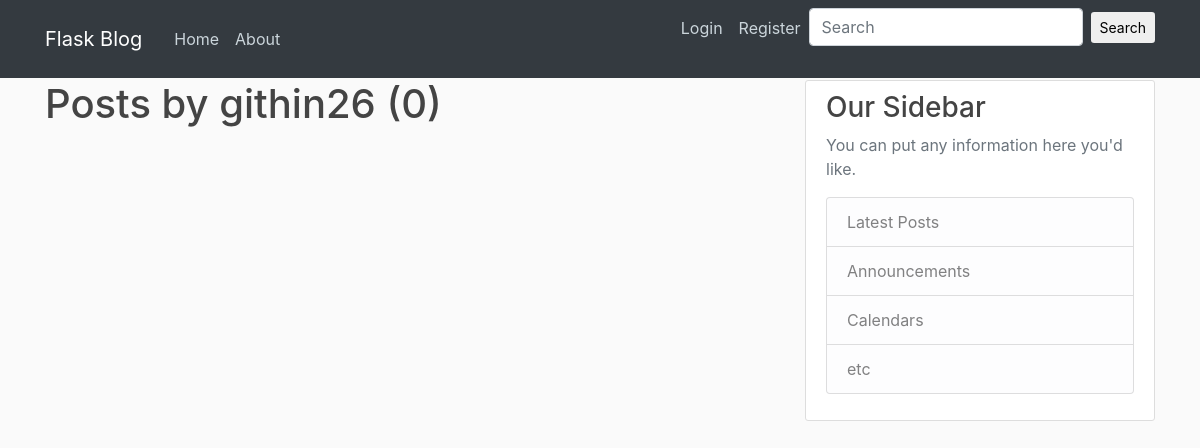
/user/githin26, run on an earlier commit of the app's database.
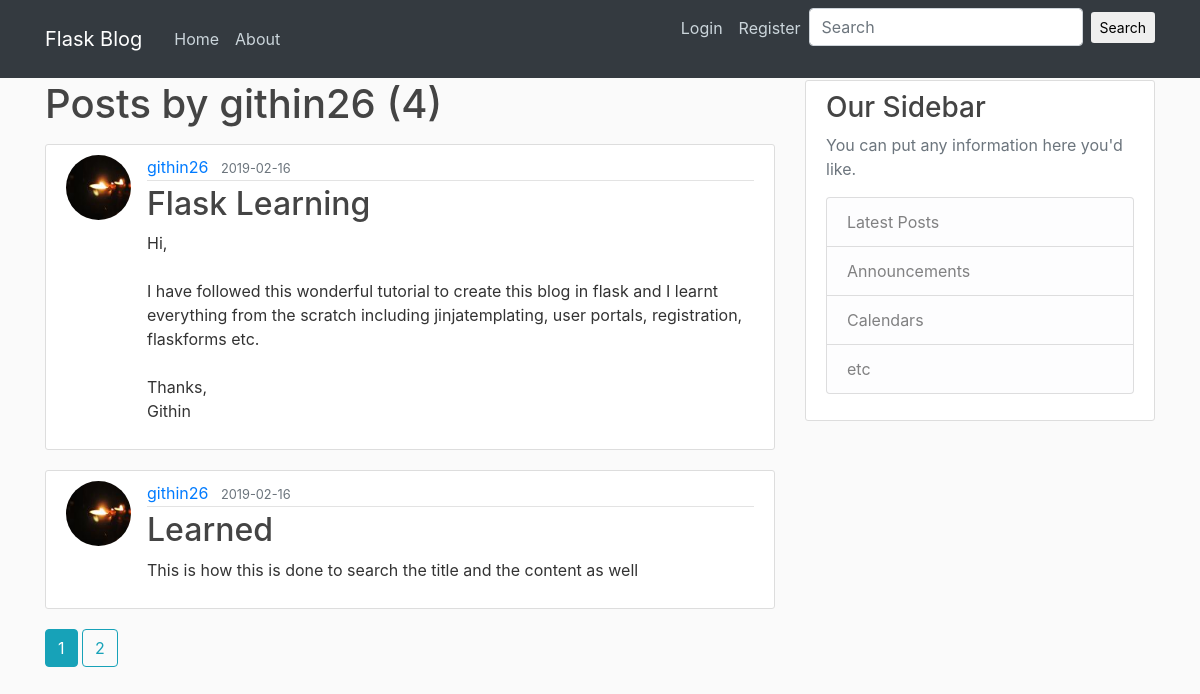
And on a later commit of the database.
### flaskblog/models.py (models this page shows, shortened)
class Post(db.Model):
    id = db.Column(db.Integer, primary_key=True)
    title = db.Column(db.String(100), nullable=False)
    date_posted = db.Column(db.DateTime, nullable=False, default=datetime.utcnow)
    content = db.Column(db.Text, nullable=False)
    user_id = db.Column(db.Integer, db.ForeignKey('user.id'), nullable=False)

class User(db.Model,UserMixin):
    id = db.Column(db.Integer, primary_key=True)
    username = db.Column(db.String(20), unique=True, nullable=False)
    email = db.Column(db.String(120), unique=True, nullable=False)
    image_file = db.Column(db.String(20), nullable=False, default='default.jpg')
    password = db.Column(db.String(60), nullable=False)
    posts = db.relationship('Post', backref='author', lazy=True)

### flaskblog/routes.py (the view)
@app.route('/user/<string:username>')
def user_posts(username):
    page = request.args.get('page',1,type=int)
    user = User.query.filter_by(username=username).first_or_404()
    posts = Post.query.filter_by(author=user)\
        .order_by(Post.date_posted.desc())\
        .paginate(page=page, per_page=2)
    return render_template('user_posts.html',posts=posts,user=user)

### flaskblog/templates/user_posts.html
{% extends "layout.html" %}
{% block content %}
    <h1 class="mb-3">Posts by {{user.username}} ({{posts.total}})</h1>
    {% for post in posts.items %}
        <article class="media content-section">
            <img class="rounded-circle article-img" src="{{ url_for('static',filename='profile_pics/' + post.author.image_file)}}">
          <div class="media-body">
            <div class="article-metadata">
              <a class="mr-2" href="{{url_for('user_posts',username=post.author.username)}}">{{ post.author.username }}</a>
              <small class="text-muted">{{ post.date_posted.strftime('%Y-%m-%d')}}</small>
            </div>
            <h2><a class="article-title" href="{{ url_for('post',post_id=post.id)}}">{{ post.title }}</a></h2>
            <p class="article-content">{{ post.content }}</p>
          </div>
        </article>
    {% endfor %}
    {% for page_num in posts.iter_pages(left_current=1,right_current=2,left_edge=1,right_edge=1) %}
        {% if page_num %}
            {% if posts.page == page_num %}
                <a class="btn btn-info mb-4" href="{{url_for('user_posts',username=user.username,page=page_num)}}">{{page_num}}</a>
            {% else %}
                <a class="btn btn-outline-info mb-4" href="{{url_for('user_posts',username=user.username,page=page_num)}}">{{page_num}}</a>
            {% endif %}
        {% else %}
            ...
        {% endif %}
    {% endfor %}
{% endblock content %}

What changed in the data, as far as the page shows it:
added Post: image_file (picture), author.username "githin26", date_posted "2019-02-16", title "Flask Learning", content "Hi, I have followed this wonderful tutorial to create this blog in flask and I learnt everything from the scratch including jinjatemplating, user portals, registration, flaskforms etc. Thanks, Githin"
added Post: image_file (picture), author.username "githin26", date_posted "2019-02-16", title "Learned", content "This is how this is done to search the title and the content as well"
Also different on the page:
{{ posts.total }}: "0" → "4"
new list line: "1"
new list line: "2"
